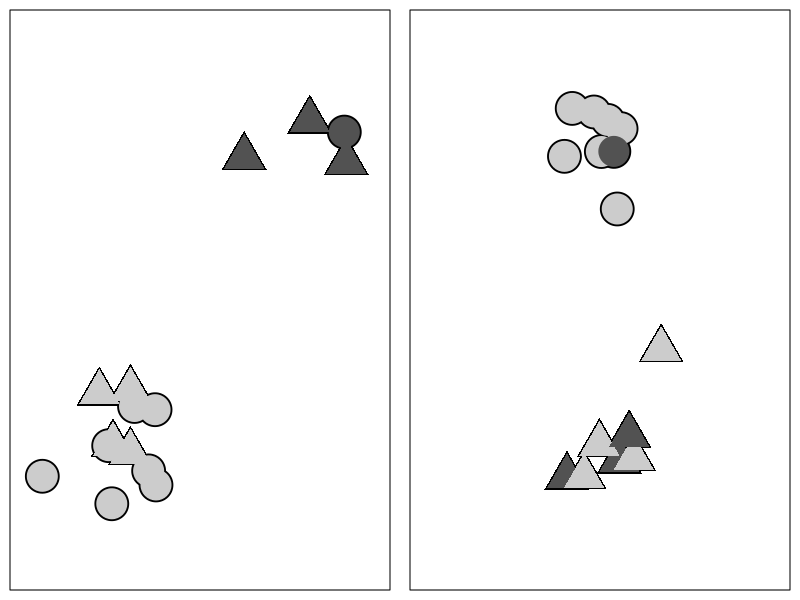
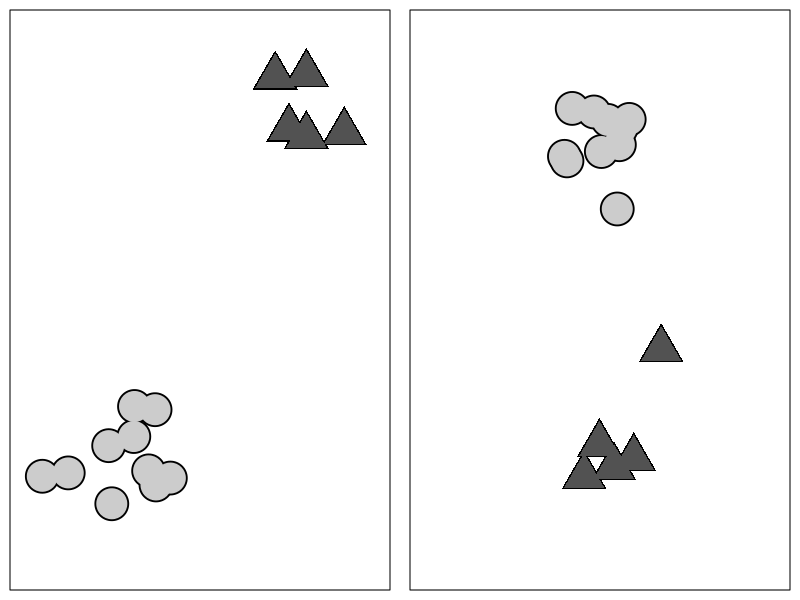
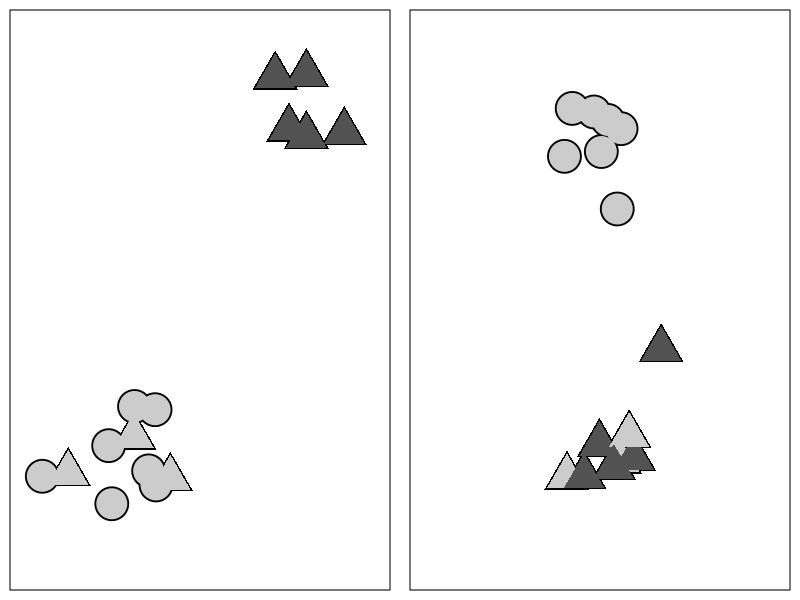

The R script that drew these images, in order:
###### data generation functions ####### 
#' Generate n cluster membership pairs given a pi matrix
#' 
#' Generates an n-by-2 matrix of cluster membership pairs, (k, k'), where k is the
#' membership according to the first mode and k' is the membership according to the 
#' second mode.
#' 
#' @param n sample size
#' @param pi k1-by-k2 matrix of probabilities
generate_memberships <- function(n, pi) {
  stopifnot(pi >= 0, sum(pi) == 1)
  ii <- sample(length(pi), n, replace = TRUE, prob = pi)
  k1 <- nrow(pi)
  k2 <- ncol(pi)
  cpairs <- cbind(rep(1:k1, k2), rep(1:k2, each = k1))
  cpairs[ii, ]
}

#' Generate data based on cluster memberships
#' @param cl n-by-2 matrix of cluster memberships
#' @param mu1 p1-by-k1 matrix of mode-1 mean vectors
#' @param mu2 p2-by-k2 matrix of mode-2 mean vectors
#' @param sig standard deviation of Gaussian (a scalar and shared 
#'        across all clusters)
generate_data_from_memberships <- function(cl, mu1, mu2, sig = 0.1) {
  n <- nrow(cl)
  p1 <- nrow(mu1)
  p2 <- nrow(mu2)
  list(matrix(sig * rnorm(n * p1), n, p1) + t(mu1)[cl[, 1], ],
       matrix(sig * rnorm(n * p2), n, p2) + t(mu2)[cl[, 2], ])
}


###### make figure ####### 
#' Make row of plots for a given pi
#' 
#' When p1 = p2 = 2.
#' 
#' Colors show memberships according to first view; shapes show memberships
#' according to second view
#' 
#' @param pi a k1 by k2 matrix of probabilities
#' @param mu1 k1-by-2 matrix
#' @param mu2 k2-by-2 matrix
new_make_row <- function(pi, mu1, mu2) {
  # generate some data to show:
  cl <- generate_memberships(n = 15, pi = pi)
  x <- generate_data_from_memberships(cl, mu1, mu2, sig = 0.3)
  k1 <- nrow(pi); k2 <- ncol(pi)
  # do plotting:
  par(mfrow = c(1, 2), mar = rep(0.5, 4))
  if (k1 == 2)
    cols <- c("#525252", "#cccccc")
  if (k1 == 3)
    cols <- c("blue", "orange", "green")
  for (i in 1:2) {
    plot(x[[i]], xlab = "", ylab = "", 
         pch = c(17, 19)[cl[, 2]], cex = 4, col = cols[cl[, 1]], axes = FALSE,
         xlim = c(-0.7, 2.7), ylim = c(-0.7, 2.7))
    points(x[[i]], pch = c(17, 19)[cl[, 2]], cex = 4.5, col = 1) # outline
    points(x[[i]], pch = c(17, 19)[cl[, 2]], cex = 4, col = cols[cl[, 1]])
    box()
  }
}

# rank 1 pi: Figure 1(i)
pi <- matrix(1, 2, 2) / 4
mu1 <- cbind(c(2, 2), c(0.3, 0))
mu2 <- cbind(c(1, 0), c(1, 2))
set.seed(122)
png("Figure1(i).png", width = 8, height = 4, units = 'in', res = 300)
new_make_row(pi, mu1, mu2)
dev.off()

# diagonal pi: Figure 1(ii)
pi <- diag(2) / 2
mu1 <- cbind(c(2, 2), c(0.3, 0))
mu2 <- cbind(c(1, 0), c(1, 2))
set.seed(122)
png("Figure1(ii).png", width = 8, height = 4, units = 'in', res = 300)
new_make_row(pi, mu1, mu2)
dev.off()


# intermediate pi: Figure 1(iii)
pi <- (matrix(1, 2, 2) / 4)*0.5 + diag(2)*0.25
mu1 <- cbind(c(2, 2), c(0.3, 0))
mu2 <- cbind(c(1, 0), c(1, 2))
set.seed(122)
png("Figure1(iii).png", width = 8, height = 4, units = 'in', res = 300)
new_make_row(pi, mu1, mu2)
dev.off()


effective_rank <- function(M) { 
  M.sv <- svd(M)$d
  return(sum(M.sv)/max(M.sv))
}

effective_rank(pi)


